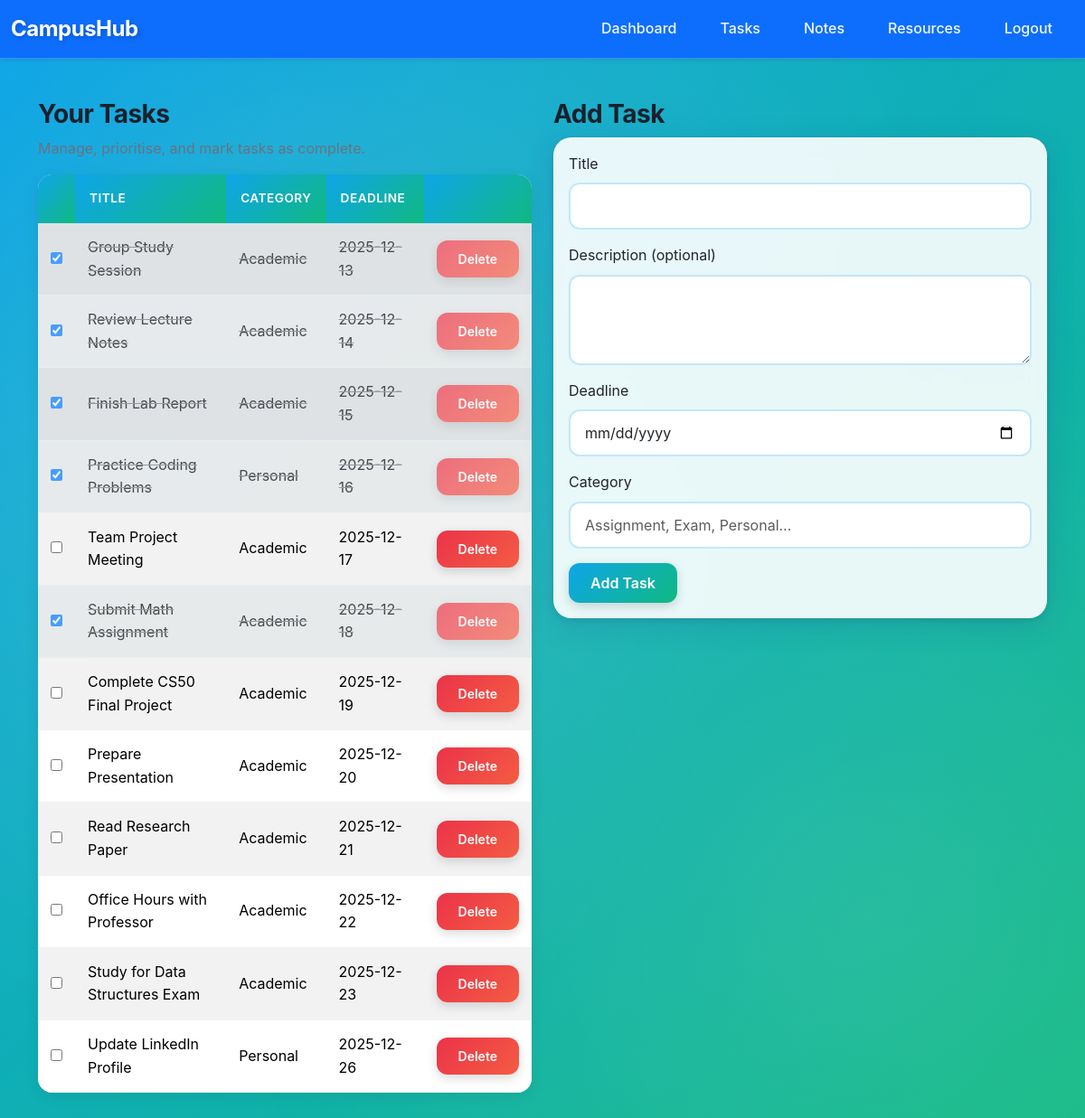
The page /tasks (signed in) on the database its author committed.
### tables this page shows
CREATE TABLE tasks (
    id INTEGER PRIMARY KEY AUTOINCREMENT,
    user_id INTEGER NOT NULL,
    title TEXT NOT NULL,
    description TEXT,
    deadline DATE,
    category TEXT,
    completed INTEGER DEFAULT 0,
    completed_at DATETIME,
    FOREIGN KEY (user_id) REFERENCES users(id)
);

### app.py (the view)
@app.route("/tasks", methods=["GET"])
@login_required
def tasks_page():
    db = get_db()
    user_id = session["user_id"]
    rows = db.execute(
        "SELECT * FROM tasks WHERE user_id = ? ORDER BY deadline IS NULL, deadline ASC, completed ASC",
        (user_id,)
    ).fetchall()
    tasks = [dict(row) for row in rows]
    return render_template("tasks.html", tasks=tasks)

### app.py (called while the page is built)
def get_db():
    conn = sqlite3.connect("instance/campushub.db", check_same_thread=False)
    conn.row_factory = sqlite3.Row
    return conn

def login_required(f):
    @wraps(f)
    def decorated_function(*args, **kwargs):
        if session.get("user_id") is None:
            return redirect("/login")
        return f(*args, **kwargs)
    return decorated_function

### templates/tasks.html (shortened to what this page needs)
{% extends "layout.html" %}
{% block content %}
<div class="row">
  <div class="col-md-6">
    <h3>Your Tasks</h3>
    <p class="text-muted">Manage, prioritise, and mark tasks as complete.</p>
    <table class="table table-striped" id="tasks-table">
      <thead>
        <tr>
          <th></th>
          <th>Title</th>
          <th>Category</th>
          <th>Deadline</th>
          <th></th>
        </tr>
      </thead>
      <tbody>
        {% for t in tasks %}
        <tr data-id="{{ t.id }}" class="{% if t.completed %}table-secondary{% endif %}">
          <td>
            <input type="checkbox" class="task-toggle" {% if t.completed %}checked{% endif %} />
          </td>
          <td class="task-title">{{ t.title }}</td>
          <td>{{ t.category or 'General' }}</td>
          <td>{{ t.deadline or '-' }}</td>
          <td>
            <button class="btn btn-sm btn-danger task-delete">Delete</button>
          </td>
        </tr>
        {% else %}
        <tr><td colspan="5">No tasks yet — add one on the right.</td></tr>
        {% endfor %}
      </tbody>
    </table>
  </div>
  <div class="col-md-6">
    <h3>Add Task</h3>
    <div class="card fade-in">
      <div class="card-body">
        <form method="post" action="/tasks/add" id="add-task-form">
          <div class="mb-3">
            <label class="form-label">Title</label>
            <input name="title" class="form-control" required />
          </div>
          <div class="mb-3">
            <label class="form-label">Description (optional)</label>
            <textarea name="description" class="form-control" rows="3"></textarea>
          </div>
          <div class="mb-3">
            <label class="form-label">Deadline</label>
            <input name="deadline" type="date" class="form-control" />
          </div>
          <div class="mb-3">
            <label class="form-label">Category</label>
            <input name="category" class="form-control" placeholder="Assignment, Exam, Personal..." />
          </div>
          <button class="btn btn-primary">Add Task</button>
        </form>
      </div>
    </div>
  </div>
</div>
{% endblock %}

### static/styles.css (style rules this page uses)
body { background: linear-gradient(135deg, #0ea5e9 0%, #10b981 100%); background-attachment: fixed; font-family: Inter, system-ui, -apple-system, "Segoe UI", Roboto, "Helvetica Neue", Arial; color: #1a202c; line-height: 1.6; -webkit-font-smoothing: antialiased; -moz-osx-font-smoothing: grayscale; padding-top: 70px; min-height: 100vh; position: relative; }
body::before { content: ''; position: fixed; top: 0; left: 0; width: 100%; height: 100%; background-image: radial-gradient(circle at 20% 50%, rgba(255, 255, 255, 0.1) 0%, transparent 50%), radial-gradient(circle at 80% 80%, rgba(255, 255, 255, 0.1) 0%, transparent 50%), radial-gradient(circle at 40% 20%, rgba(255, 255, 255, 0.08) 0%, transparent 50%); pointer-events: none; z-index: 0; }
.card { border: none; border-radius: 20px; background: rgba(255, 255, 255, 0.9); backdrop-filter: blur(10px); -webkit-backdrop-filter: blur(10px); box-shadow: 0 8px 32px rgba(31, 38, 135, 0.15), 0 2px 8px rgba(0, 0, 0, 0.1), inset 0 1px 0 rgba(255, 255, 255, 0.8); transition: all 0.4s cubic-bezier(0.175, 0.885, 0.32, 1.275); border: 1px solid rgba(255, 255, 255, 0.3); position: relative; overflow: hidden; }
.card::before { content: ''; position: absolute; top: -50%; left: -50%; width: 200%; height: 200%; background: radial-gradient(circle, rgba(255, 255, 255, 0.3) 0%, transparent 70%); opacity: 0; transition: opacity 0.4s ease; }
.table { border-radius: 16px; overflow: hidden; background: rgba(255, 255, 255, 0.95); box-shadow: 0 4px 16px rgba(0, 0, 0, 0.08); }
.table thead th { background: linear-gradient(135deg, #0ea5e9 0%, #10b981 100%); color: #fff; border: none; font-weight: 600; text-transform: uppercase; font-size: 0.85rem; letter-spacing: 0.5px; padding: 16px; }
.table tbody tr { transition: all 0.3s ease; border-bottom: 1px solid rgba(0, 0, 0, 0.05); }
.table td, .table th { vertical-align: middle; padding: 14px; }
.table-secondary { background: rgba(238, 241, 246, 0.8) !important; color: #6b7280; text-decoration: line-through; opacity: 0.7; }
.btn { border-radius: 12px; font-weight: 600; padding: 10px 24px; transition: all 0.3s cubic-bezier(0.175, 0.885, 0.32, 1.275); border: none; position: relative; overflow: hidden; box-shadow: 0 4px 12px rgba(0, 0, 0, 0.15); }
.btn::before { content: ''; position: absolute; top: 50%; left: 50%; width: 0; height: 0; border-radius: 50%; background: rgba(255, 255, 255, 0.3); transform: translate(-50%, -50%); transition: width 0.6s, height 0.6s; }
.btn-primary { background: linear-gradient(135deg, #0ea5e9 0%, #10b981 100%); border: none; }
.btn-danger { background: linear-gradient(135deg, #eb3349 0%, #f45c43 100%); }
.form-control, .form-select, textarea { border-radius: 12px !important; padding: 12px 16px; border: 2px solid rgba(14, 165, 233, 0.25); background: rgba(255, 255, 255, 0.9); transition: all 0.3s ease; backdrop-filter: blur(10px); }
.text-muted { color: #6b7280 !important; }
h1, h2, h3, h4, h5, h6 { font-weight: 700; letter-spacing: -0.5px; }
.fade-in { animation: fadeIn 0.6s ease both; }
body, html { overflow-x: hidden; }

### rows shown on the page
tasks: completed "☑", title "Group Study Session", category "Academic", deadline "2025-12-13"
tasks: completed "☑", title "Review Lecture Notes", category "Academic", deadline "2025-12-14"
tasks: completed "☑", title "Finish Lab Report", category "Academic", deadline "2025-12-15"
tasks: completed "☑", title "Practice Coding Problems", category "Personal", deadline "2025-12-16"
tasks: title "Team Project Meeting", category "Academic", deadline "2025-12-17"
tasks: completed "☑", title "Submit Math Assignment", category "Academic", deadline "2025-12-18"
tasks: title "Complete CS50 Final Project", category "Academic", deadline "2025-12-19"
tasks: title "Prepare Presentation", category "Academic", deadline "2025-12-20"
tasks: title "Read Research Paper", category "Academic", deadline "2025-12-21"
tasks: title "Office Hours with Professor", category "Academic", deadline "2025-12-22"
tasks: title "Study for Data Structures Exam", category "Academic", deadline "2025-12-23"
tasks: title "Update LinkedIn Profile", category "Personal", deadline "2025-12-26"
